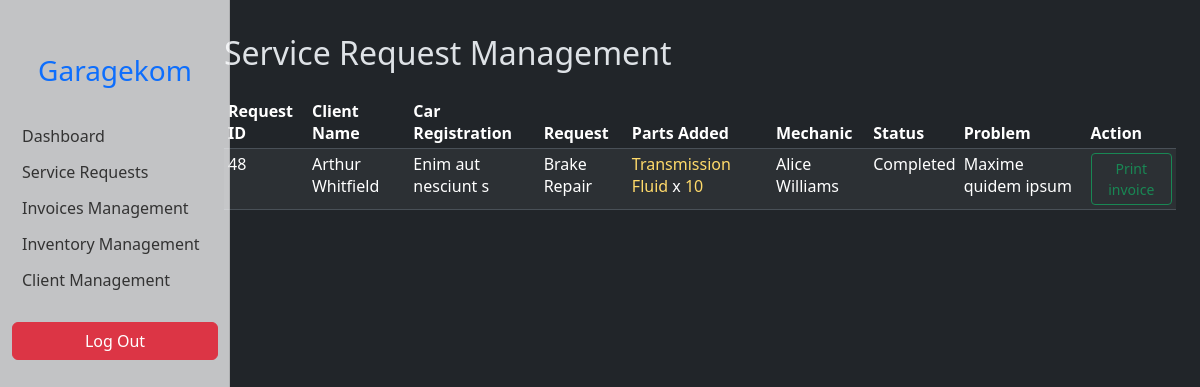
Page /admin/service-request.php (signed in) on the committed database.
### tables this page shows
CREATE TABLE `service_requests` (
  `request_id` int(11) NOT NULL,
  `client_id` int(11) DEFAULT NULL,
  `service_id` int(11) DEFAULT NULL,
  `car_id` int(11) DEFAULT NULL,
  `employee_id` int(11) DEFAULT NULL,
  `request_date` timestamp NOT NULL DEFAULT current_timestamp(),
  `status` enum('Pending','In progress','Completed') DEFAULT 'Pending',
  `problem_description` text DEFAULT NULL
);

CREATE TABLE `clients` (
  `client_id` int(11) NOT NULL,
  `client_name` varchar(255) NOT NULL,
  `client_email` varchar(255) NOT NULL,
  `client_phone` varchar(20) NOT NULL,
  `client_address` varchar(255) NOT NULL,
  `client_added_date` date NOT NULL
);

CREATE TABLE `cars` (
  `car_id` int(11) NOT NULL,
  `car_registration` varchar(255) NOT NULL,
  `client_id` int(11) NOT NULL,
  `car_name` varchar(255) NOT NULL,
  `car_brand` varchar(255) NOT NULL,
  `car_model` year(4) NOT NULL
);

CREATE TABLE `services` (
  `service_id` int(11) NOT NULL,
  `service_name` varchar(255) NOT NULL,
  `service_type` enum('Maintenance','Repair') NOT NULL,
  `service_description` text DEFAULT NULL,
  `service_price` decimal(10,2) DEFAULT NULL
);

CREATE TABLE `inventory_usage` (
  `usage_id` int(11) NOT NULL,
  `service_request_id` int(11) DEFAULT NULL,
  `item_id` int(11) DEFAULT NULL,
  `quantity_used` int(11) DEFAULT NULL
);

CREATE TABLE `inventory` (
  `item_id` int(11) NOT NULL,
  `item_name` varchar(255) NOT NULL,
  `item_car_name` varchar(255) NOT NULL,
  `item_brand` varchar(40) NOT NULL,
  `item_model` year(4) NOT NULL,
  `item_price` decimal(10,2) NOT NULL,
  `item_quantity` int(11) NOT NULL
);

CREATE TABLE `employees` (
  `employee_id` int(11) NOT NULL,
  `employee_name` varchar(255) NOT NULL,
  `employee_address` varchar(255) NOT NULL,
  `employee_phone` varchar(20) NOT NULL,
  `employee_salary` decimal(10,2) NOT NULL,
  `employee_added_date` date NOT NULL,
  `employee_position` varchar(255) NOT NULL
);

### admin/service-request.php (the view, shortened to what this page needs)
</head>
<body>
    <div class="container-fluid">
        <div class="row">
            <?php require_once('connect-DB.php') ?>
            <main class="col-md-9 ms-sm-auto col-lg-10 px-md-4 mt-4">
                <h2 class="mb-4">Service Request Management</h2>
                <div class="table-responsive">
                    <table class="table table-striped table-sm table-hover">
                        <thead>
                            <tr>
                                <th>Request ID</th>
                                <th>Client Name</th>
                                <th>Car Registration</th>
                                <th>Request</th>
                                <th>Parts Added</th>
                                <th>Mechanic</th>
                                <th>Status</th>
                                <th>Problem</th>
                                <th>Action</th>
                            </tr>
                        </thead>
                        <tbody>
                            <?php
                            $requests = $database->prepare("SELECT * FROM service_requests
ORDER BY
    CASE
        WHEN status = 'Pending' THEN 1
        WHEN status = 'In progress' THEN 2
        WHEN status = 'Completed' THEN 3
        ELSE 4
    END,
    request_date DESC");
                            $requests->execute();
                            $requests = $requests->fetchAll(PDO::FETCH_ASSOC);
                            foreach ($requests as $request) {
                                echo "<tr>";
                                echo "<td>" . $request['request_id'] . "</td>";
                                $clientName = $database->prepare("SELECT client_name FROM service_requests INNER JOIN clients ON service_requests.client_id = clients.client_id WHERE request_id = :request_id");
                                $clientName->bindParam(':request_id', $request['request_id']);
                                $clientName->execute();
                                $clientName = $clientName->fetch();
                                echo "<td>" . $clientName['client_name'] . "</td>";
                                $carReg = $database->prepare("SELECT car_registration FROM service_requests INNER JOIN cars ON service_requests.car_id = cars.car_id WHERE request_id = :request_id");
                                $carReg->bindParam(':request_id', $request['request_id']);
                                $carReg->execute();
                                $carReg = $carReg->fetch();
                                echo "<td>" . $carReg['car_registration'] . "</td>";
                                $requestWanted = $database->prepare("SELECT service_name FROM service_requests INNER JOIN services ON service_requests.service_id = services.service_id WHERE request_id = :request_id");
                                $requestWanted->bindParam(':request_id', $request['request_id']);
                                $requestWanted->execute();
                                $requestWanted = $requestWanted->fetch();
                                echo "<td>" . $requestWanted['service_name'] . "</td>";
                                $partsAdded = $database->prepare("SELECT item_id, quantity_used FROM inventory_usage WHERE service_request_id = :request_id");
                                $partsAdded->bindParam(':request_id', $request['request_id']);
                                $partsAdded->execute();
                                $addedPartsCount = $partsAdded->rowCount();
                                echo "<td>";
                                if ($addedPartsCount > 0) {
                                    while ($part = $partsAdded->fetch(PDO::FETCH_ASSOC)) {
                                        $itemNameQuery = $database->prepare("SELECT item_name FROM inventory WHERE item_id = :item_id");
                                        $itemNameQuery->bindParam(':item_id', $part['item_id']);
                                        $itemNameQuery->execute();
                                        $itemName = $itemNameQuery->fetchColumn();
                                        echo "<span class='text-warning-emphasis'>" . $itemName . "</span> x <span class='text-warning-emphasis'>" . $part['quantity_used'] . "</span><br>";
                                    }
                                } else {
                                    echo "<span class='text-secondary-emphasis'>No Parts In this request</span>";
                                }
                                echo "</td>";
                                $employee = $database->prepare("SELECT employee_name FROM service_requests INNER JOIN employees ON service_requests.employee_id = employees.employee_id WHERE request_id = :request_id");
                                $employee->bindParam(':request_id', $request['request_id']);
                                $employee->execute();
                                $employee = $employee->fetch();
                                echo "<td>" . $employee['employee_name'] . "</td>";
                                echo "<td>" . $request['status'] . "</td>";
                                echo "<td>" . $request['problem_description'] . "</td>";
                                echo "<td>";
                                if (($request['status'] == "Completed")) {
                                    echo "<button type='button' class='btn btn-outline-success btn-sm' onclick='printInvoice(" . $request['request_id'] . ")'>Print invoice</button>";
                                }
                                echo "</td>";
                                echo "</tr>";
                            }
                            ?>
                        </tbody>
                    </table>
                </div>
            </main>
        </div>
</body>
</html>

### admin/style.css (style rules this page uses)
* { transition: all 0.2s ease-in-out; scroll-behavior: smooth; }
body { font-size: 0.875rem; }
#sidebar { min-width: 230px; max-width: 230px; }
.sidebar { position: fixed; top: 0; bottom: 0; left: 0; z-index: 1000; padding: 48px 0 0; box-shadow: inset -1px 0 0 rgba(0, 0, 0, 0.1); }
.sidebar a { display: block; padding: 6px 0; color: #333; }
main { padding: 10px; }

### rows in the picture
service_requests: request_id "48", client.client_name "Arthur Whitfield", car.car_registration "Enim aut nesciunt s", service.service_name "Brake Repair", employee.employee_name "Alice Williams", status "Completed", problem_description "Maxime quidem ipsum"
inventory_usage: item.item_name "Transmission Fluid", quantity_used "10"
